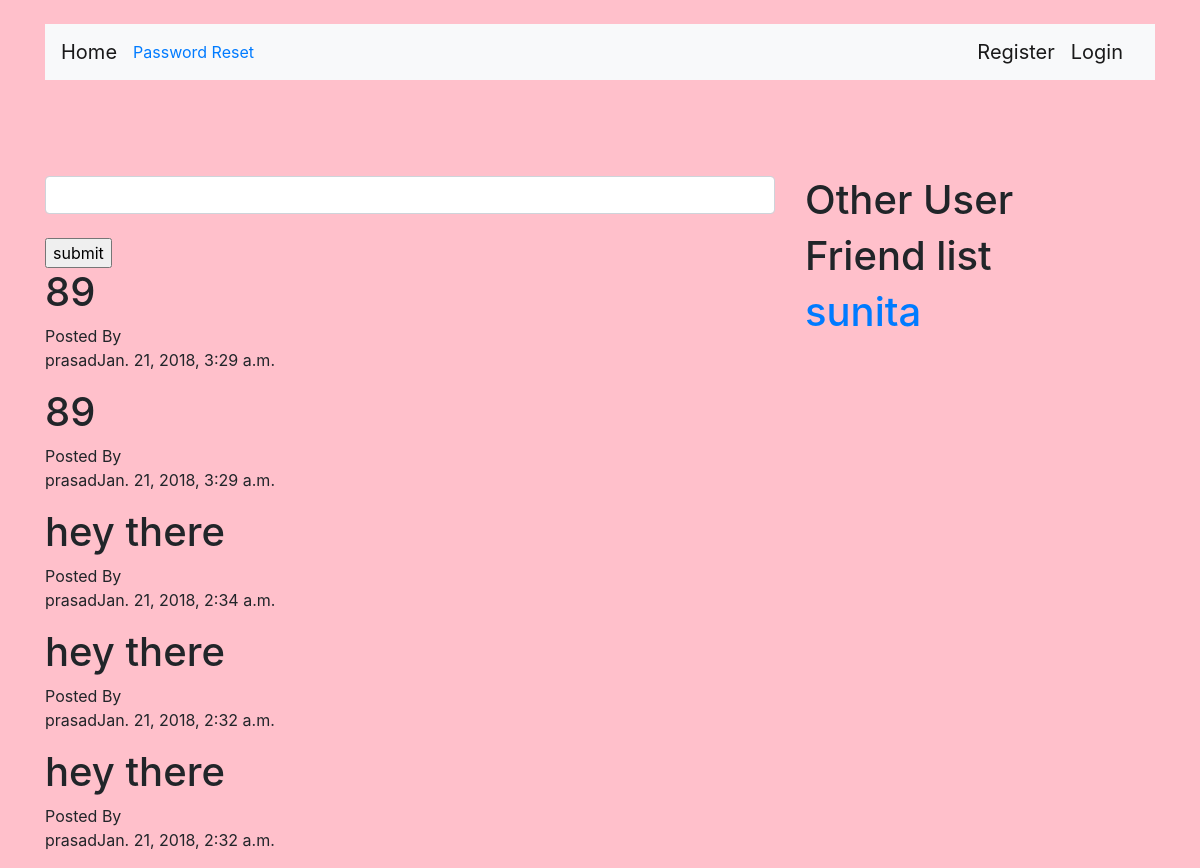
Screenshot of /home/ (signed in) with the database file from the repository.
### home/models.py (models this page shows)
class Datastrore(models.Model):
    post = models.CharField(max_length=100)
    user = models.ForeignKey(User, on_delete=models.CASCADE)
    created = models.DateTimeField(auto_now_add=True)
    update = models.DateTimeField(auto_now=True)

### home/views.py (the view, shortened to what this page needs)
# urls.py: 2. Add a URL to urlpatterns:  path('', views.home, name='home')
class home(TemplateView):
    template_name = 'home/home.html'
    def get(self, request):
        forms = RegiForm()
        datastore = Datastrore.objects.all().order_by('-created')
        users = User.objects.exclude(id=request.user.id)
        friend = Friendlist.objects.get(current_user=request.user)
        friends = friend.user.all()
        args = {'form': forms, 'post': datastore, 'user': users,'friend' : friends}
        return render(request, self.template_name, args)

### home/forms.py
class RegiForm(forms.ModelForm):
    post = forms.CharField(widget=forms.TextInput(attrs={
     'class': 'form-control' }
    ))
    class Meta:
        model = Datastrore
        fields = ('post',)

### home/templates/home/home.html (shortened to what this page needs)
{% extends 'basic.html' %}
{% block body %}
<div class="row">
    <div class="col-md-8">
        <form method="post">
            {{ form.post }}
                <br>
            <input type="submit" value="submit">
            </form>
            {% for post in post %}
            <h1>{{ post.post }}</h1>
            Posted By<p>{{ post.user.username }}{{ post.created }} </p>
            {% endfor %}
    </div>
   <div class="col-md-4">
       <h1>
           Other User</h1>
   <h1>
           Friend list</h1>
           {% for friend in friend %}
            <h1>
            <a href="{% url 'account:profilepk' pk=friend.pk %}">
            <p>{{ friend.username }} </p>
           </a> </h1>
            {% endfor %}
   </div>
</div>
{% endblock %}

### account/templates/basic.html (shortened to what this page needs)
<!DOCTYPE html>
<html lang="en">
<head>
    <link rel="stylesheet" href="https://maxcdn.bootstrapcdn.com/bootstrap/4.0.0-beta.3/css/bootstrap.min.css">
   {% load staticfiles %}
    <link rel="stylesheet" href="{% static 'account/style.css'%}" type="text/css">
</head>
<body>
<div class="container">
    {% if user.is_authenticated %}
    <br>
     <nav class="navbar navbar-expand-md navbar-light  bg-light">
      <a class="navbar-brand" href="/">Home</a>
      <button class="navbar-toggler" type="button" data-toggle="collapse" data-target="#navbarCollapse" aria-controls="navbarCollapse" aria-expanded="false" aria-label="Toggle navigation">
        <span class="navbar-toggler-icon"></span>
      </button>
      <div class="collapse navbar-collapse" id="navbarCollapse">
        <ul class="navbar-nav mr-auto" >
            <li class="nav-item"><a href="{% url 'home:home' %}">Home</a>
            </li>
            <li class="nav-item"><a href="{% url  'account:logout' %}">Logout</a></li>
              <li class="nav-item"><a href="{% url  'account:profile' %}">Profile</a></li>
            <li class="nav-item"><a href="{% url  'account:editprofile' %}">Profile Edit</a></li>
            <li class="nav-item"><a href="{% url  'account:changepass' %}">Password Change</a></li>
        </ul>
      </div>
     </nav>
          {% else %}
          <br>
        <nav class="navbar navbar-expand-md navbar-light  bg-light">
             <a class="navbar-brand" href="/">Home</a>
                <ul class="navbar-nav mr-auto" >
                    <li class="nav-item"><a href="{% url 'account:passwodreset' %}">Password Reset</a></li>
        </ul>
        <form class="form-inline mt-2 mt-md-0">
         <a class="navbar-brand align-right" href="{% url  'account:register' %}">Register</a>
        <a class="navbar-brand align-right" href="{% url  'account:login' %}">Login</a>
        </form>
          {%  endif %}
    </nav>
         <br>
         <br>
        <br>
        <br>
</div>
<div class="container">
{% block body %}
{% endblock %}
</div>
</body>
</html>

### account/static/account/style.css (style rules this page uses)
body { background-color: pink; }

### rows the page displays
Datastrore: post "89", user.username "prasad", created "Jan. 21, 2018, 3:29 a.m."
Datastrore: post "89", user.username "prasad", created "Jan. 21, 2018, 3:29 a.m."
Datastrore: post "hey there", user.username "prasad", created "Jan. 21, 2018, 2:34 a.m."
Datastrore: post "hey there", user.username "prasad", created "Jan. 21, 2018, 2:32 a.m."
Datastrore: post "hey there", user.username "prasad", created "Jan. 21, 2018, 2:32 a.m."

### other values shown
{{ friend.username }} "sunita"
